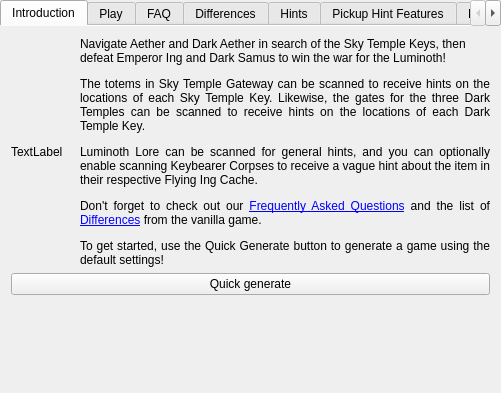
<?xml version="1.0" encoding="UTF-8"?>
<ui version="4.0">
 <class>EchoesOPRGameTabWidget</class>
 <widget class="QTabWidget" name="EchoesOPRGameTabWidget">
  <property name="geometry">
   <rect>
    <x>0</x>
    <y>0</y>
    <width>501</width>
    <height>393</height>
   </rect>
  </property>
  <property name="currentIndex">
   <number>0</number>
  </property>
  <property name="documentMode">
   <bool>true</bool>
  </property>
  <widget class="QWidget" name="tab_intro">
   <attribute name="title">
    <string>Introduction</string>
   </attribute>
   <layout class="QVBoxLayout" name="intro_layout">
    <item>
     <layout class="QHBoxLayout" name="intro_cover_layout">
      <item>
       <widget class="QLabel" name="game_cover_label">
        <property name="text">
         <string>TextLabel</string>
        </property>
       </widget>
      </item>
      <item>
       <widget class="QLabel" name="intro_label">
        <property name="text">
         <string>&lt;html&gt;&lt;head/&gt;&lt;body&gt;&lt;p&gt;Navigate Aether and Dark Aether in search of the Sky Temple Keys, then defeat Emperor Ing and Dark Samus to win the war for the Luminoth!&lt;/p&gt;&lt;p align=&quot;justify&quot;&gt;The totems in Sky Temple Gateway can be scanned to receive hints on the locations of each Sky Temple Key. Likewise, the gates for the three Dark Temples can be scanned to receive hints on the locations of each Dark Temple Key. &lt;/p&gt;&lt;p align=&quot;justify&quot;&gt;Luminoth Lore can be scanned for general hints, and you can optionally enable scanning Keybearer Corpses to receive a vague hint about the item in their respective Flying Ing Cache.&lt;/p&gt;&lt;p align=&quot;justify&quot;&gt;Don't forget to check out our &lt;a href=&quot;tab://FAQ&quot;&gt;Frequently Asked Questions&lt;/a&gt; and the list of &lt;a href=&quot;tab://Differences&quot;&gt;Differences&lt;/a&gt; from the vanilla game.&lt;/p&gt;&lt;p align=&quot;justify&quot;&gt;To get started, use the Quick Generate button to generate a game using the default settings!&lt;/p&gt;&lt;/body&gt;&lt;/html&gt;</string>
        </property>
        <property name="wordWrap">
         <bool>true</bool>
        </property>
       </widget>
      </item>
     </layout>
    </item>
    <item>
     <widget class="QPushButton" name="quick_generate_button">
      <property name="text">
       <string>Quick generate</string>
      </property>
     </widget>
    </item>
    <item>
     <spacer name="intro_spacer">
      <property name="orientation">
       <enum>Qt::Orientation::Vertical</enum>
      </property>
      <property name="sizeHint" stdset="0">
       <size>
        <width>20</width>
        <height>40</height>
       </size>
      </property>
     </spacer>
    </item>
   </layout>
  </widget>
  <widget class="GenerateGameWidget" name="tab_generate_game">
   <attribute name="title">
    <string>Play</string>
   </attribute>
  </widget>
  <widget class="QWidget" name="faq_tab">
   <attribute name="title">
    <string>FAQ</string>
   </attribute>
   <layout class="QGridLayout" name="faq_layout">
    <property name="leftMargin">
     <number>0</number>
    </property>
    <property name="topMargin">
     <number>0</number>
    </property>
    <property name="rightMargin">
     <number>0</number>
    </property>
    <property name="bottomMargin">
     <number>0</number>
    </property>
    <item row="0" column="0">
     <widget class="QScrollArea" name="faq_scroll_area">
      <property name="widgetResizable">
       <bool>true</bool>
      </property>
      <widget class="QWidget" name="faq_scroll_area_contents">
       <property name="geometry">
        <rect>
         <x>0</x>
         <y>0</y>
         <width>499</width>
         <height>363</height>
        </rect>
       </property>
       <layout class="QGridLayout" name="faq_scroll_layout">
        <item row="0" column="0">
         <widget class="QLabel" name="faq_label">
          <property name="text">
           <string># updated from code</string>
          </property>
          <property name="alignment">
           <set>Qt::AlignmentFlag::AlignLeading|Qt::AlignmentFlag::AlignLeft|Qt::AlignmentFlag::AlignTop</set>
          </property>
          <property name="wordWrap">
           <bool>true</bool>
          </property>
         </widget>
        </item>
       </layout>
      </widget>
     </widget>
    </item>
   </layout>
  </widget>
  <widget class="QWidget" name="differences_tab">
   <attribute name="title">
    <string>Differences</string>
   </attribute>
   <layout class="QVBoxLayout" name="verticalLayout_3">
    <item>
     <widget class="QScrollArea" name="differences_scroll_area">
      <property name="widgetResizable">
       <bool>true</bool>
      </property>
      <widget class="QWidget" name="differences_scroll_contents">
       <property name="geometry">
        <rect>
         <x>0</x>
         <y>0</y>
         <width>481</width>
         <height>345</height>
        </rect>
       </property>
       <layout class="QVBoxLayout" name="differences_scroll_layout_3">
        <item>
         <widget class="QLabel" name="differences_label">
          <property name="text">
           <string>&lt;html&gt;&lt;head/&gt;&lt;body&gt;&lt;p&gt;Randovania makes some changes to the original game in order to improve the game experience or to simply fix bugs in the original game.&lt;/p&gt;&lt;ul style=&quot;margin-top: 0px; margin-bottom: 0px; margin-left: 0px; margin-right: 0px; -qt-list-indent: 1;&quot;&gt;&lt;li style=&quot; margin-top:12px; margin-bottom:12px; margin-left:0px; margin-right:0px; -qt-block-indent:0; text-indent:0px;&quot;&gt;TODO: Go over all of this based on the OPR changes&lt;/li&gt;&lt;/ul&gt;&lt;/body&gt;&lt;/html&gt;</string>
          </property>
          <property name="alignment">
           <set>Qt::AlignmentFlag::AlignLeading|Qt::AlignmentFlag::AlignLeft|Qt::AlignmentFlag::AlignTop</set>
          </property>
          <property name="wordWrap">
           <bool>true</bool>
          </property>
         </widget>
        </item>
       </layout>
      </widget>
     </widget>
    </item>
   </layout>
  </widget>
  <widget class="QWidget" name="hints_tab">
   <attribute name="title">
    <string>Hints</string>
   </attribute>
   <layout class="QVBoxLayout" name="verticalLayout_2">
    <item>
     <widget class="QScrollArea" name="hints_scroll_area">
      <property name="widgetResizable">
       <bool>true</bool>
      </property>
      <widget class="QWidget" name="hints_scroll_area_contents">
       <property name="geometry">
        <rect>
         <x>0</x>
         <y>0</y>
         <width>467</width>
         <height>682</height>
        </rect>
       </property>
       <layout class="QVBoxLayout" name="hints_scroll_layout">
        <item>
         <widget class="QLabel" name="hints_label">
          <property name="text">
           <string>&lt;html&gt;&lt;head/&gt;&lt;body&gt;&lt;p align=&quot;justify&quot;&gt;In Metroid Prime 2: Echoes, a number of hints are available to assist with your routing. Note: &lt;span style=&quot; font-weight:700;&quot;&gt;A pickup location can't receive more than one hint.&lt;/span&gt;&lt;/p&gt;&lt;p align=&quot;justify&quot;&gt;You can find hints from the following sources:&lt;/p&gt;&lt;p align=&quot;justify&quot;&gt;&lt;span style=&quot; font-weight:700;&quot;&gt;Sky Temple Gateway&lt;/span&gt;: Hints for where each of your 9 Sky Temple Keys are located. In a Multiworld, describes which player has the keys as well.&lt;/p&gt;&lt;p align=&quot;justify&quot;&gt;&lt;span style=&quot; font-weight:700;&quot;&gt;Keybearer Corpse&lt;/span&gt;: Contains a hint for the Flying Ing Cache in the associated room for the corpse. This hint will use a low-precision Hint Feature to describe the pickup, as listed in the Pickup Hint Features tab.&lt;/p&gt;&lt;p align=&quot;justify&quot;&gt;&lt;span style=&quot; font-weight:700;&quot;&gt;Dark Temple Gates&lt;/span&gt;: The regions where this temple's keys can be located, listed in alphabetical order. In multiworld, the region listed might be someone else's, but the hint is referring to your keys.&lt;/p&gt;&lt;p align=&quot;justify&quot;&gt;&lt;span style=&quot; font-weight:700;&quot;&gt;Luminoth Lore&lt;/span&gt;: Contains the guaranteed hints and pickup hints.&lt;/p&gt;&lt;hr/&gt;&lt;p align=&quot;justify&quot;&gt;In each game, each of the following guaranteed hints are placed on a Luminoth Lore scan, placed randomly - this means they can be locked behind what they hint for. The hints are:&lt;/p&gt;&lt;p align=&quot;justify&quot;&gt;&lt;span style=&quot; font-weight:700;&quot;&gt;Joke Hints&lt;/span&gt;: A joke. Uses green text and is a waste of space. There are 2 joke hints per game.&lt;/p&gt;&lt;hr/&gt;&lt;p align=&quot;justify&quot;&gt;The remaining Luminoth Lores are filled with standard pickup hints. These hints are placed according to the following priority:&lt;/p&gt;&lt;p align=&quot;justify&quot;&gt;&lt;span style=&quot; font-weight:600;&quot;&gt;1)&lt;/span&gt; Pickups that were placed by the generator, after the hint became accessible. This helps ensure that hints don't point towards the pickups required to read the hint in the first place. These hints are placed starting with the hint with the fewest logical candidates.&lt;/p&gt;&lt;p align=&quot;justify&quot;&gt;&lt;span style=&quot; font-weight:600;&quot;&gt;2)&lt;/span&gt; If there were no logical candidates for a hint, it can instead point to any major pickup.&lt;/p&gt;&lt;p align=&quot;justify&quot;&gt;&lt;span style=&quot; font-weight:600;&quot;&gt;3)&lt;/span&gt; At this point, we're out of useful candidates to hint, so the hint will simply pick any random pickup location.&lt;/p&gt;&lt;p align=&quot;justify&quot;&gt;&lt;br/&gt;&lt;/p&gt;&lt;/body&gt;&lt;/html&gt;</string>
          </property>
          <property name="alignment">
           <set>Qt::AlignmentFlag::AlignLeading|Qt::AlignmentFlag::AlignLeft|Qt::AlignmentFlag::AlignTop</set>
          </property>
          <property name="wordWrap">
           <bool>true</bool>
          </property>
         </widget>
        </item>
       </layout>
      </widget>
     </widget>
    </item>
   </layout>
  </widget>
  <widget class="PickupHintFeatureTab" name="pickup_hint_features_tab">
   <attribute name="title">
    <string>Pickup Hint Features</string>
   </attribute>
  </widget>
  <widget class="LocationHintFeatureTab" name="location_hint_features_tab">
   <attribute name="title">
    <string>Location Hint Features</string>
   </attribute>
  </widget>
  <widget class="QWidget" name="hint_locations_tab">
   <attribute name="title">
    <string>Hint Locations</string>
   </attribute>
   <layout class="QVBoxLayout" name="verticalLayout">
    <item>
     <widget class="QScrollArea" name="hint_locations_scroll_area">
      <property name="frameShape">
       <enum>QFrame::Shape::NoFrame</enum>
      </property>
      <property name="frameShadow">
       <enum>QFrame::Shadow::Plain</enum>
      </property>
      <property name="lineWidth">
       <number>1</number>
      </property>
      <property name="widgetResizable">
       <bool>true</bool>
      </property>
      <property name="alignment">
       <set>Qt::AlignmentFlag::AlignLeading|Qt::AlignmentFlag::AlignLeft|Qt::AlignmentFlag::AlignTop</set>
      </property>
      <widget class="QWidget" name="hint_locations_scroll_contents">
       <property name="geometry">
        <rect>
         <x>0</x>
         <y>0</y>
         <width>483</width>
         <height>347</height>
        </rect>
       </property>
       <layout class="QVBoxLayout" name="hint_scroll_layout">
        <item>
         <widget class="QLabel" name="hint_locations_label">
          <property name="text">
           <string>&lt;html&gt;&lt;head/&gt;&lt;body&gt;&lt;p&gt;Hints
                                                are placed in the game by replacing Logbook scans. The
                                                following are the scans that may have a hint added to
                                                them:&lt;/p&gt;&lt;/body&gt;&lt;/html&gt;
                                            </string>
          </property>
          <property name="alignment">
           <set>Qt::AlignmentFlag::AlignLeading|Qt::AlignmentFlag::AlignLeft|Qt::AlignmentFlag::AlignTop</set>
          </property>
          <property name="wordWrap">
           <bool>true</bool>
          </property>
         </widget>
        </item>
        <item>
         <widget class="QTreeWidget" name="hint_locations_tree_widget">
          <column>
           <property name="text">
            <string>Location</string>
           </property>
          </column>
         </widget>
        </item>
       </layout>
      </widget>
     </widget>
    </item>
   </layout>
  </widget>
 </widget>
 <layoutdefault spacing="6" margin="11"/>
 <customwidgets>
  <customwidget>
   <class>GenerateGameWidget</class>
   <extends>QWidget</extends>
   <header location="global">randovania/gui/widgets/generate_game_widget.h</header>
   <container>1</container>
  </customwidget>
  <customwidget>
   <class>PickupHintFeatureTab</class>
   <extends>QWidget</extends>
   <header location="global">randovania.gui.widgets.hint_feature_tab</header>
   <container>1</container>
  </customwidget>
  <customwidget>
   <class>LocationHintFeatureTab</class>
   <extends>QWidget</extends>
   <header location="global">randovania.gui.widgets.hint_feature_tab</header>
   <container>1</container>
  </customwidget>
 </customwidgets>
 <resources/>
 <connections/>
</ui>
